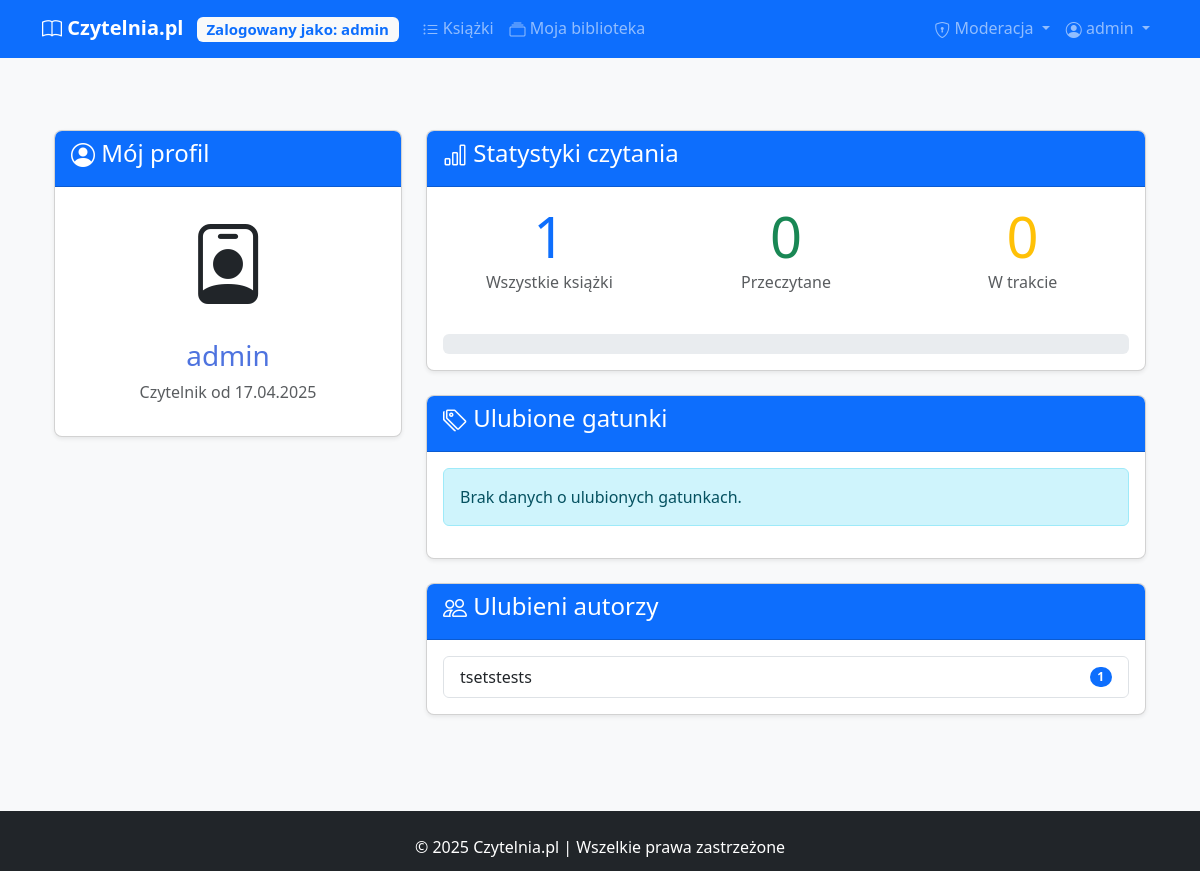
Screenshot of /profile (signed in) with the database file from the repository.
### models.py (models this page shows)
class User(UserMixin, db.Model):
    __tablename__ = 'users'
    id = db.Column(db.Integer, primary_key=True)
    username = db.Column(db.String(50), unique=True, nullable=False)
    password = db.Column(db.String(100), nullable=False)
    is_moderator = db.Column(db.Boolean, default=False)
    date_joined = db.Column(db.DateTime, default=datetime.utcnow)
    library_books = db.relationship('UserLibrary', back_populates='user')
    shelves = db.relationship('Shelf', back_populates='user', lazy='dynamic')
    reviews = db.relationship('Review', backref='review_user', lazy=True)

class Shelf(db.Model):
    __tablename__ = 'shelves'
    id = db.Column(db.Integer, primary_key=True)
    user_id = db.Column(db.Integer, db.ForeignKey('users.id'))
    name = db.Column(db.String(50), nullable=False)
    is_default = db.Column(db.Boolean, default=False)
    created_at = db.Column(db.DateTime, default=datetime.utcnow)
    user = db.relationship('User', back_populates='shelves')
    books = db.relationship('UserLibrary', back_populates='shelf')

class Book(db.Model):
    __tablename__ = 'books'
    id = db.Column(db.Integer, primary_key=True)
    title = db.Column(db.String(100), nullable=False)
    author = db.Column(db.String(50), nullable=False)
    description = db.Column(db.Text)
    cover_url = db.Column(db.String(255))
    isbn = db.Column(db.String(20))
    date_added = db.Column(db.DateTime, default=datetime.utcnow)
    library_entries = db.relationship('UserLibrary', back_populates='book')
    book_reviews = db.relationship('Review', backref='review_book', lazy=True)

### app.py (the view)
@app.route('/profile')
@login_required
def profile():
    reading_stats = {
        'total_books': UserLibrary.query.filter_by(user_id=current_user.id).count(),
        'read_books': UserLibrary.query.join(Shelf).filter(
            UserLibrary.user_id == current_user.id,
            Shelf.name == 'Przeczytane'
        ).count(),
        'reading_books': UserLibrary.query.join(Shelf).filter(
            UserLibrary.user_id == current_user.id,
            Shelf.name == 'W trakcie czytania'
        ).count()
    }
    favorite_genres = db.session.query(
        Genre.name,
        db.func.count(Genre.id).label('count')
    ).join(
        book_genres
    ).join(
        Book
    ).join(
        UserLibrary
    ).filter(
        UserLibrary.user_id == current_user.id
    ).group_by(
        Genre.id
    ).order_by(
        db.desc('count')
    ).limit(5).all()
    favorite_authors = db.session.query(
        Book.author,
        db.func.count(Book.id).label('count')
    ).join(
        UserLibrary
    ).filter(
        UserLibrary.user_id == current_user.id
    ).group_by(
        Book.author
    ).order_by(
        db.desc('count')
    ).limit(5).all()
    return render_template(
        'profile.html',
        reading_stats=reading_stats,
        favorite_genres=favorite_genres,
        favorite_authors=favorite_authors
    )

### app.py (called while the page is built)
@login_manager.user_loader
def load_user(user_id):
    return User.query.get(int(user_id))

### templates/profile.html (shortened to what this page needs)
{% extends "base.html" %}
{% block content %}
<div class="container my-5">
    <div class="row">
        <div class="col-md-4">
            <div class="card shadow-sm mb-4">
                <div class="card-header bg-primary">
                    <h4 class="text-white"><i class="bi bi-person-circle"></i> Mój profil</h4>
                </div>
                <div class="card-body text-center">
                    <div class="mb-3">
                        <i class="bi bi-person-badge" style="font-size: 5rem;"></i>
                    </div>
                    <h3>{{ current_user.username }}</h3>
                    <p class="text-muted">Czytelnik od {{ current_user.shelves.first().created_at.strftime('%d.%m.%Y') if current_user.shelves.first() else 'Nowy użytkownik' }}</p>
                </div>
            </div>
        </div>
        <div class="col-md-8">
            <div class="card shadow-sm mb-4">
                <div class="card-header bg-primary text-white">
                    <h4 class="text-white"><i class="bi bi-bar-chart"></i> Statystyki czytania</h4>
                </div>
                <div class="card-body">
                    <div class="row text-center">
                        <div class="col-md-4">
                            <div class="display-4 text-primary">{{ reading_stats.total_books }}</div>
                            <p class="text-muted">Wszystkie książki</p>
                        </div>
                        <div class="col-md-4">
                            <div class="display-4 text-success">{{ reading_stats.read_books }}</div>
                            <p class="text-muted">Przeczytane</p>
                        </div>
                        <div class="col-md-4">
                            <div class="display-4 text-warning">{{ reading_stats.reading_books }}</div>
                            <p class="text-muted">W trakcie</p>
                        </div>
                    </div>
                    <div class="mt-4">
                        <div class="progress" style="height: 20px;">
                        </div>
                    </div>
                </div>
            </div>
            <div class="card shadow-sm mb-4">
                <div class="card-header bg-primary text-white">
                    <h4 class="text-white"><i class="bi bi-tags"></i> Ulubione gatunki</h4>
                </div>
                <div class="card-body">
                    {% if favorite_genres %}
                    <div class="list-group">
                        {% for genre, count in favorite_genres %}
                        <div class="list-group-item d-flex justify-content-between align-items-center">
                            <a href="{{ url_for('book_list', genre=genre.id) }}" class="text-decoration-none">
                                {{ genre.name }}
                            </a>
                            <span class="badge bg-primary rounded-pill">{{ count }}</span>
                        </div>
                        {% endfor %}
                    </div>
                    {% else %}
                    <div class="alert alert-info">Brak danych o ulubionych gatunkach.</div>
                    {% endif %}
                </div>
            </div>
            <div class="card shadow-sm">
                <div class="card-header bg-primary text-white">
                    <h4 class="text-white"><i class="bi bi-people"></i> Ulubieni autorzy</h4>
                </div>
                <div class="card-body">
                    {% if favorite_authors %}
                    <div class="list-group">
                        {% for author, count in favorite_authors %}
                        <div class="list-group-item d-flex justify-content-between align-items-center">
                            <span>{{ author }}</span>
                            <span class="badge bg-primary rounded-pill">{{ count }}</span>
                        </div>
                        {% endfor %}
                    </div>
                    {% else %}
                    <div class="alert alert-info">Brak danych o ulubionych autorach.</div>
                    {% endif %}
                </div>
            </div>
        </div>
    </div>
</div>
{% endblock %}

### templates/base.html (shortened to what this page needs)
<!DOCTYPE html>
<html lang="pl">
<head>
    <link href="{{ url_for('static', filename='css/style.css') }}" rel="stylesheet">
    <link href="https://cdn.jsdelivr.net/npm/bootstrap@5.3.0/dist/css/bootstrap.min.css" rel="stylesheet">
    <link rel="stylesheet" href="https://cdn.jsdelivr.net/npm/bootstrap-icons@1.10.0/font/bootstrap-icons.css">
    <link rel="stylesheet" href="{{ url_for('static', filename='css/style.css') }}">
</head>
<body class="d-flex flex-column min-vh-100 bg-light">
    <nav class="navbar navbar-expand-lg navbar-dark bg-primary mb-4">
        <div class="container">
            <a class="navbar-brand" href="{{ url_for('home') }}">
                <i class="bi bi-book"></i> Czytelnia.pl
                {% if current_user.is_authenticated %}
                <span class="badge bg-light text-primary ms-2">Zalogowany jako: {{ current_user.username }}</span>
                {% endif %}
            </a>
            <div class="collapse navbar-collapse" id="navbarNav">
                <ul class="navbar-nav me-auto">
                    <li class="nav-item">
                        <a class="nav-link" href="{{ url_for('book_list') }}">
                            <i class="bi bi-list-ul"></i> Książki
                        </a>
                    </li>
                    {% if current_user.is_authenticated %}
                    <li class="nav-item">
                        <a class="nav-link" href="{{ url_for('my_library') }}">
                            <i class="bi bi-collection"></i> Moja biblioteka
                        </a>
                    </li>
                    {% endif %}
                </ul>
                <ul class="navbar-nav">
                    {% if current_user.is_authenticated %}
                    {% if current_user.is_moderator %}
                    <li class="nav-item dropdown">
                        <a class="nav-link dropdown-toggle" href="#" id="moderatorDropdown" role="button" data-bs-toggle="dropdown">
                            <i class="bi bi-shield-lock"></i> Moderacja
                        </a>
                    </li>
                    {% endif %}
                    <li class="nav-item dropdown">
                      <a class="nav-link dropdown-toggle" href="#" id="navbarDropdown" role="button" data-bs-toggle="dropdown">
                          <i class="bi bi-person-circle"></i> {{ current_user.username }}
                      </a>
                  </li>
                  {% endif %}
              </ul>
            </div>
        </div>
    </nav>
    <main class="container mb-5">
<div class="position-fixed bottom-0 end-0 p-3" style="z-index: 11">
  </div>
        {% block content %}{% endblock %}
    </main>
    <footer class="bg-dark text-white py-4 mt-auto">
        <div class="container text-center">
            <p class="mb-0">&copy; 2025 Czytelnia.pl | Wszelkie prawa zastrzeżone</p>
        </div>
    </footer>
</body>
</html>

### static/css/style.css (style rules this page uses)
:root { --primary-color: #4e73df; --secondary-color: #858796; --success-color: #1cc88a; --info-color: #36b9cc; --warning-color: #f6c23e; --danger-color: #e74a3b; }
html { position: relative; min-height: 100%; }
body { margin-bottom: 60px; }
footer { position: absolute; bottom: 0; width: 100%; height: 60px; }
.navbar-brand { font-weight: 700; }
.card { transition: transform 0.3s ease, box-shadow 0.3s ease; border-radius: 0.5rem; overflow: hidden; }
h1, h2, h3, h4, h5, h6 { color: var(--primary-color); }
.bi { vertical-align: middle; }

### rows the page displays
User: username "admin"
Shelf: shelves.first "17.04.2025"
Book: author "tsetstests", id "1"

### other values shown
{{ reading_stats.total_books }} "1"
{{ reading_stats.read_books }} "0"
{{ reading_stats.reading_books }} "0"
